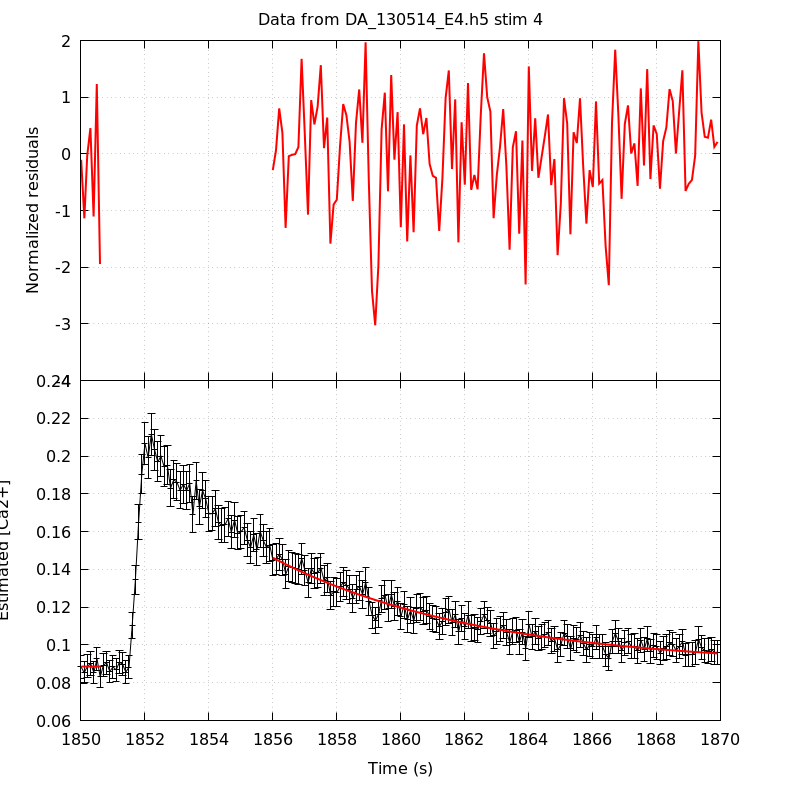

Recreate this plot in gnuplot.
unset key
set grid
set multiplot title 'Data from DA_130514_E4.h5 stim 4' noenhanced layout 2,1 margins 0.1,0.9,0.1,0.95 spacing 0,0
set ylabel 'Normalized residuals'
set xtics format ''
plot 'DA_130514_E4_aba_RatioFit_s4' using 1:4 with lines linecolor rgb 'red' linewidth 2
set format x '%g'
set xlabel 'Time (s)'
set ylabel 'Estimated [Ca2+]'
plot 'DA_130514_E4_aba_CaRatio_s4' using 1:2:($3*1.96) with yerrorlines \
     linecolor rgb 'black' linewidth 1,                \
     'DA_130514_E4_aba_RatioFit_s4' using 1:3 with lines linecolor rgb 'red'\
     linewidth 2
unset multiplot
